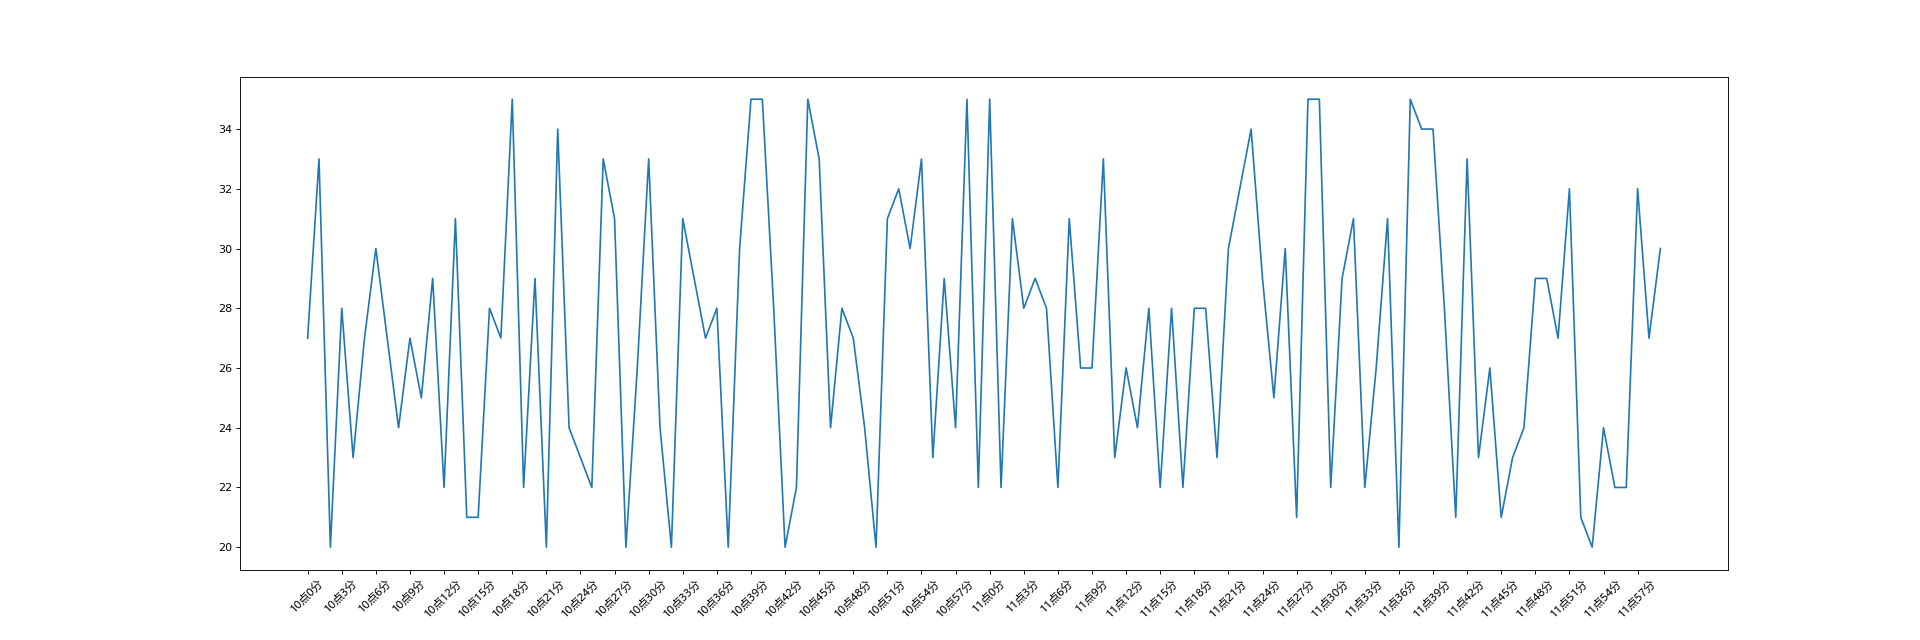

Write Python code to recreate this figure.
import random

from matplotlib import pyplot as plt
from matplotlib import font_manager

my_font = font_manager.FontProperties(fname="C:\WINDOWS\FONTS\MSYH.TTC")
y = [random.randint(20, 35) for i in range(120)]
x = range(0, 120)

plt.figure(figsize=(24, 8), dpi=80)

plt.plot(x, y)

_x = list(x)[::3]
_xticks_lable = ["10点{}分".format(i) for i in range(60)]
_xticks_lable += ["11点{}分".format(i) for i in range(60+3)]

plt.xticks(_x, _xticks_lable[::3], rotation=45, fontproperties=my_font)
# plt.yticks(y)
plt.savefig('./again.png')

plt.show()
